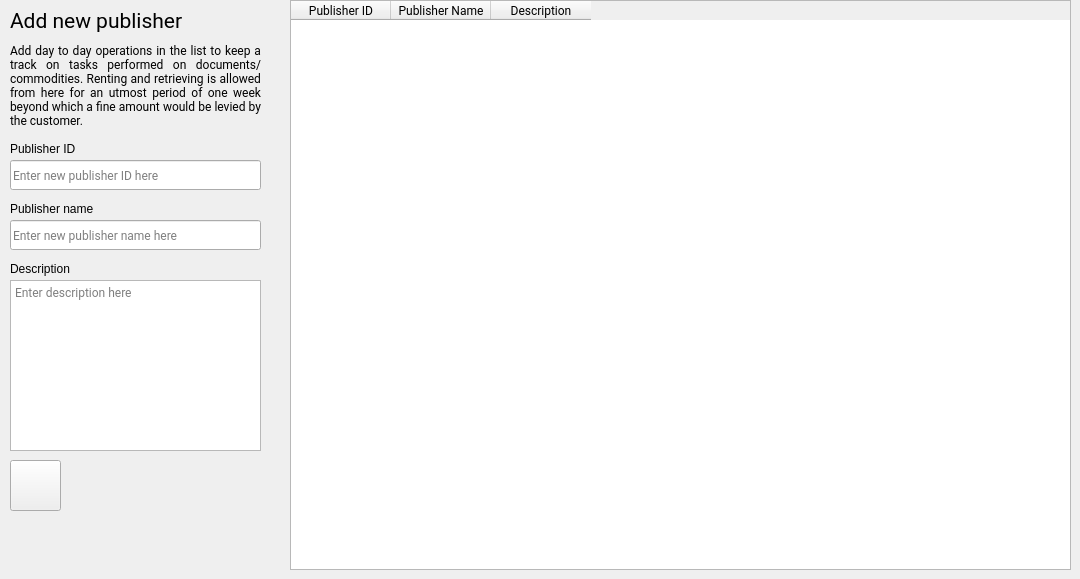
      <widget class="QWidget" name="tab_26">
       <attribute name="icon">
        <iconset resource="icons.qrc">
         <normaloff>:/icons/active_svg/create.svg</normaloff>:/icons/active_svg/create.svg</iconset>
       </attribute>
       <attribute name="title">
        <string/>
       </attribute>
       <widget class="QLabel" name="label_176">
        <property name="geometry">
         <rect>
          <x>10</x>
          <y>40</y>
          <width>251</width>
          <height>91</height>
         </rect>
        </property>
        <property name="font">
         <font>
          <family>Roboto</family>
          <weight>50</weight>
          <italic>false</italic>
          <bold>false</bold>
         </font>
        </property>
        <property name="styleSheet">
         <string notr="true"/>
        </property>
        <property name="text">
         <string>Add day to day operations in the list to keep a track on tasks performed on documents/commodities. Renting and retrieving is allowed from here for an utmost period of one week beyond which a fine amount would be levied by the customer.</string>
        </property>
        <property name="alignment">
         <set>Qt::AlignJustify|Qt::AlignVCenter</set>
        </property>
        <property name="wordWrap">
         <bool>true</bool>
        </property>
       </widget>
       <widget class="QLabel" name="label_177">
        <property name="geometry">
         <rect>
          <x>10</x>
          <y>0</y>
          <width>211</width>
          <height>41</height>
         </rect>
        </property>
        <property name="font">
         <font>
          <family>Roboto</family>
          <pointsize>16</pointsize>
         </font>
        </property>
        <property name="text">
         <string>Add new publisher</string>
        </property>
       </widget>
       <widget class="QLabel" name="label_74">
        <property name="geometry">
         <rect>
          <x>10</x>
          <y>140</y>
          <width>121</width>
          <height>18</height>
         </rect>
        </property>
        <property name="text">
         <string>Publisher ID</string>
        </property>
       </widget>
       <widget class="QLabel" name="label_75">
        <property name="geometry">
         <rect>
          <x>10</x>
          <y>200</y>
          <width>121</width>
          <height>18</height>
         </rect>
        </property>
        <property name="text">
         <string>Publisher name</string>
        </property>
       </widget>
       <widget class="QLineEdit" name="publ_add_idno">
        <property name="geometry">
         <rect>
          <x>10</x>
          <y>160</y>
          <width>251</width>
          <height>30</height>
         </rect>
        </property>
        <property name="font">
         <font>
          <family>Roboto</family>
         </font>
        </property>
        <property name="placeholderText">
         <string>Enter new publisher ID here</string>
        </property>
       </widget>
       <widget class="QLineEdit" name="publ_add_name">
        <property name="geometry">
         <rect>
          <x>10</x>
          <y>220</y>
          <width>251</width>
          <height>30</height>
         </rect>
        </property>
        <property name="font">
         <font>
          <family>Roboto</family>
         </font>
        </property>
        <property name="placeholderText">
         <string>Enter new publisher name here</string>
        </property>
       </widget>
       <widget class="QTextEdit" name="publ_add_desc">
        <property name="geometry">
         <rect>
          <x>10</x>
          <y>280</y>
          <width>251</width>
          <height>171</height>
         </rect>
        </property>
        <property name="font">
         <font>
          <family>Roboto</family>
         </font>
        </property>
        <property name="placeholderText">
         <string>Enter description here</string>
        </property>
       </widget>
       <widget class="QLabel" name="label_84">
        <property name="geometry">
         <rect>
          <x>10</x>
          <y>260</y>
          <width>121</width>
          <height>18</height>
         </rect>
        </property>
        <property name="text">
         <string>Description</string>
        </property>
       </widget>
       <widget class="QTableWidget" name="show_all_publs">
        <property name="geometry">
         <rect>
          <x>290</x>
          <y>0</y>
          <width>781</width>
          <height>570</height>
         </rect>
        </property>
        <property name="font">
         <font>
          <family>Roboto</family>
          <weight>50</weight>
          <bold>false</bold>
         </font>
        </property>
        <property name="frameShadow">
         <enum>QFrame::Sunken</enum>
        </property>
        <property name="sizeAdjustPolicy">
         <enum>QAbstractScrollArea::AdjustToContents</enum>
        </property>
        <column>
         <property name="text">
          <string>Publisher ID</string>
         </property>
        </column>
        <column>
         <property name="text">
          <string>Publisher Name</string>
         </property>
        </column>
        <column>
         <property name="text">
          <string>Description</string>
         </property>
        </column>
       </widget>
       <widget class="QPushButton" name="add_publs">
        <property name="geometry">
         <rect>
          <x>10</x>
          <y>460</y>
          <width>51</width>
          <height>51</height>
         </rect>
        </property>
        <property name="text">
         <string/>
        </property>
        <property name="icon">
         <iconset resource="icons.qrc">
          <normaloff>:/icons/active_svg/create.svg</normaloff>:/icons/active_svg/create.svg</iconset>
        </property>
        <property name="iconSize">
         <size>
          <width>64</width>
          <height>64</height>
         </size>
        </property>
       </widget>
      </widget>
